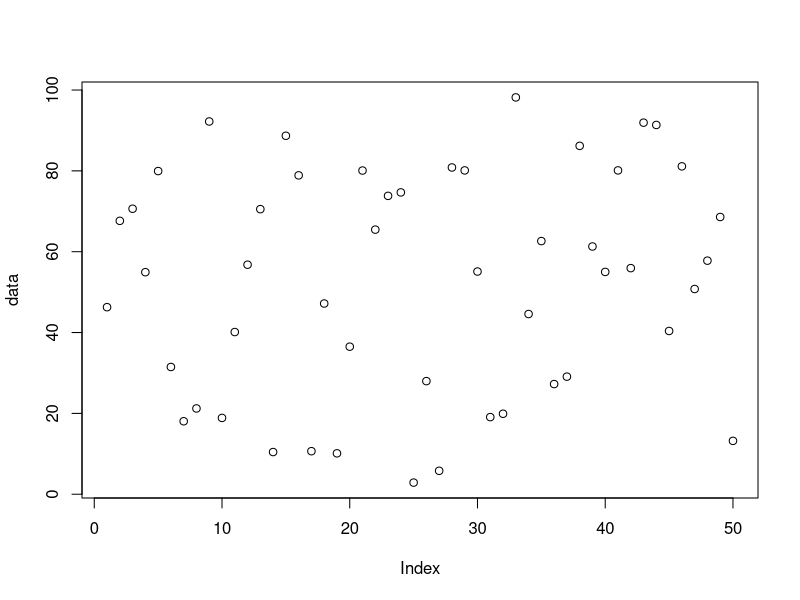
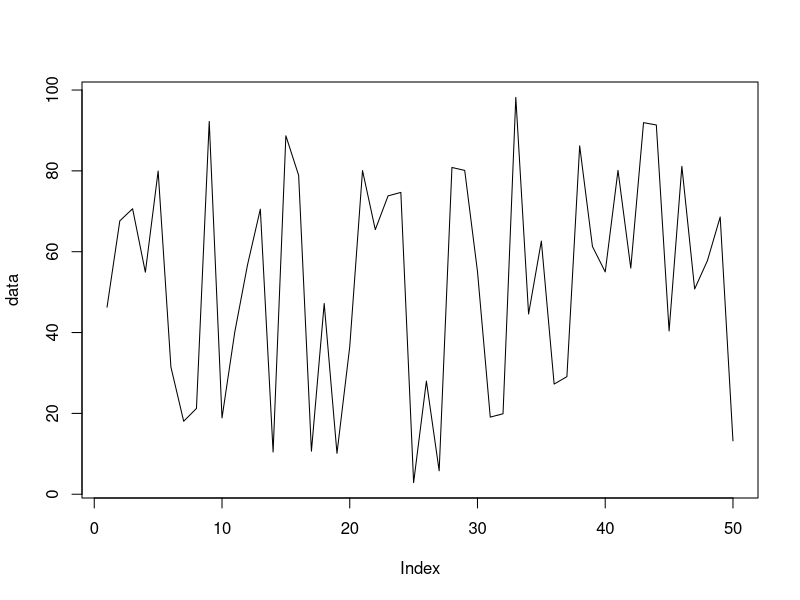
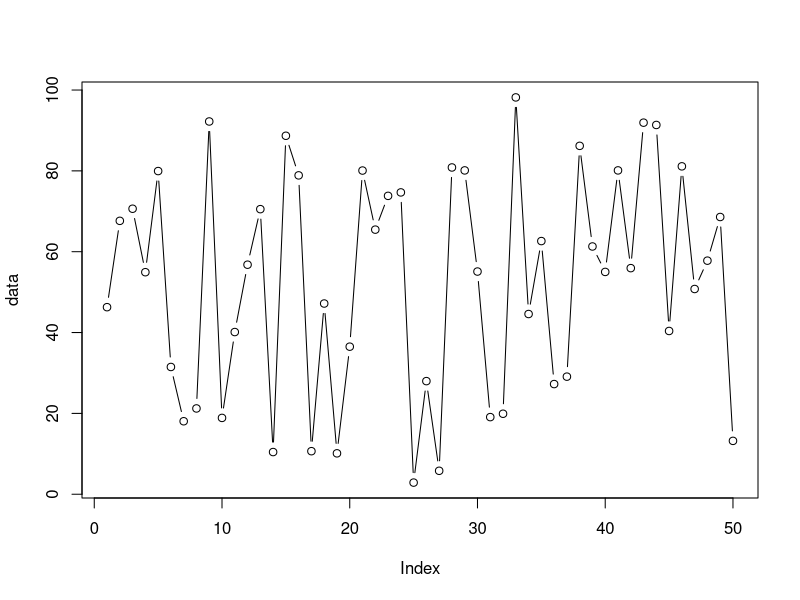
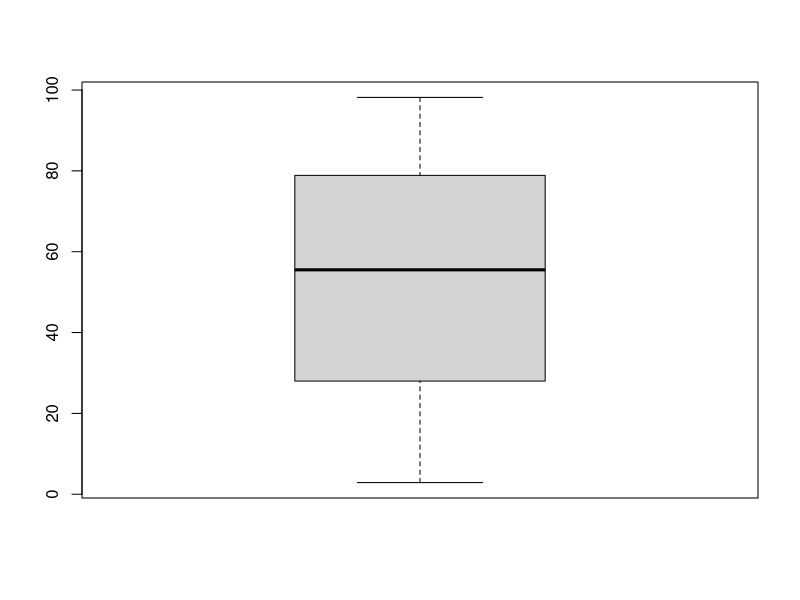
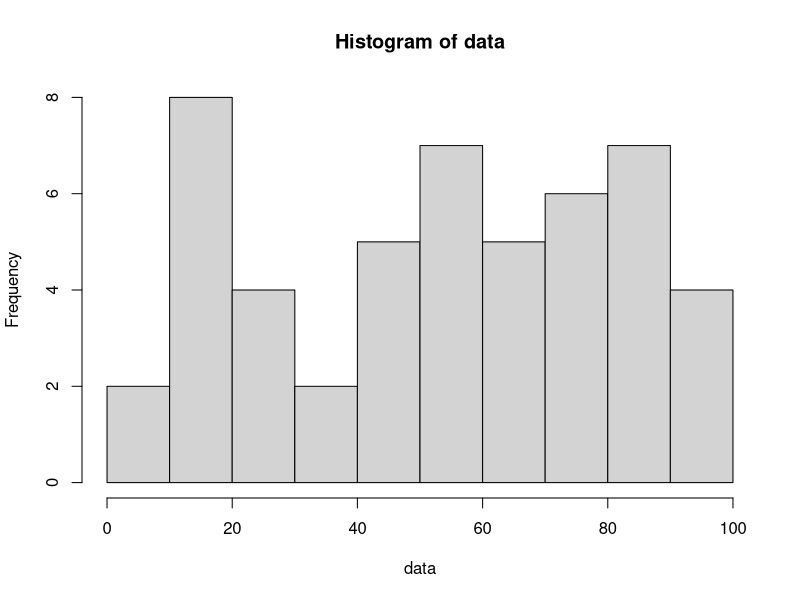
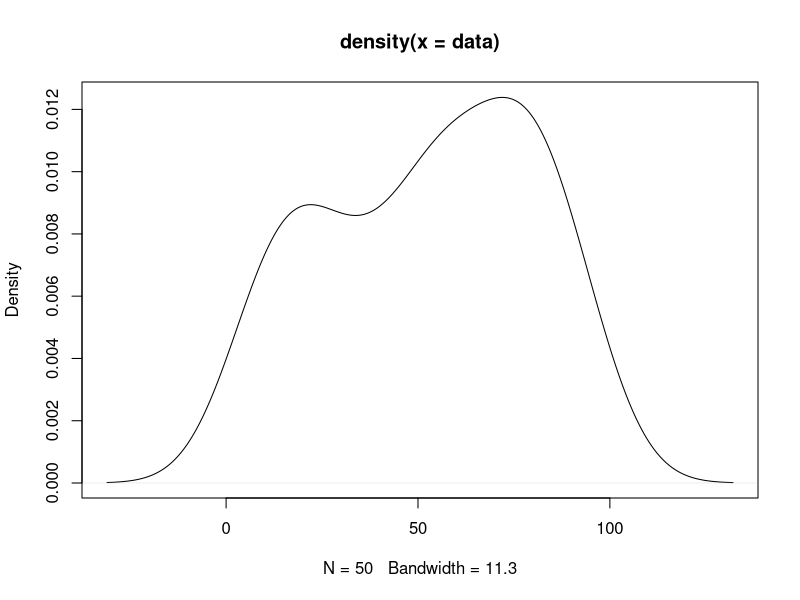
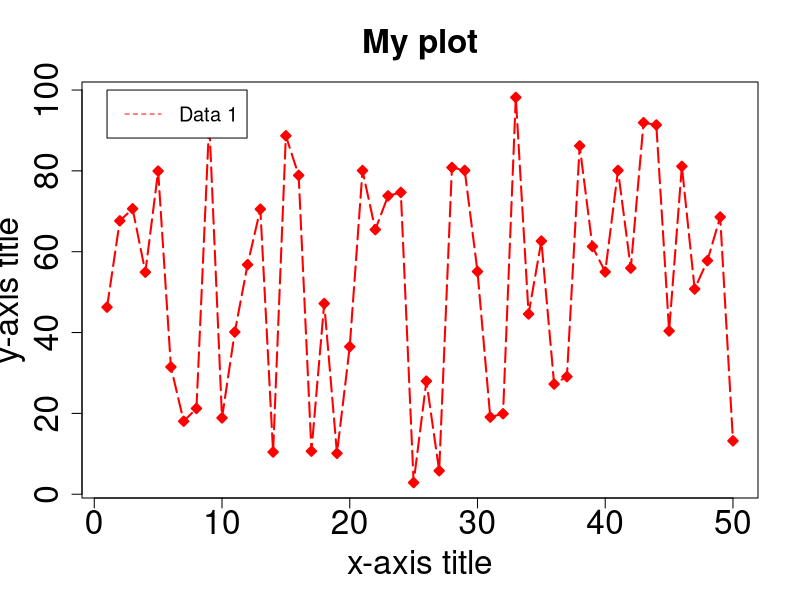
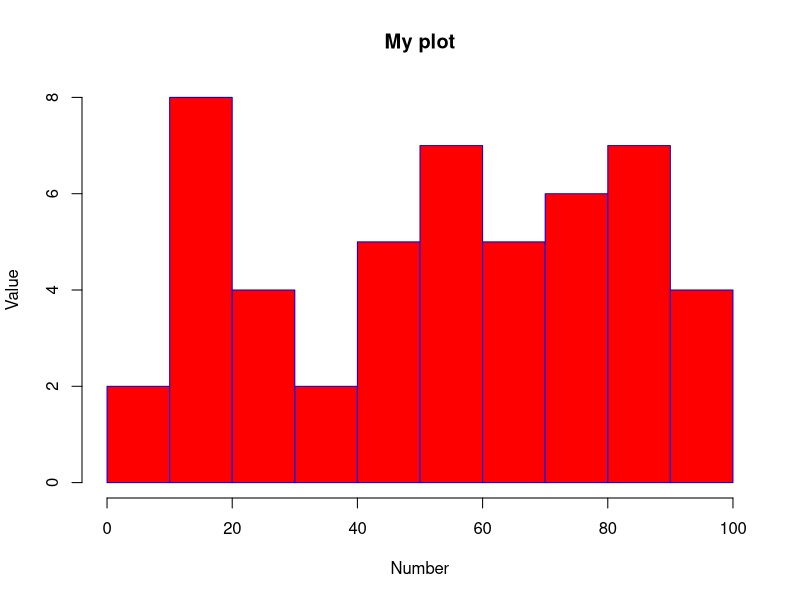

R code for these plots, in order:
## ---- chunk 1
# Create 50 random numbers between 0 and 100  
data=runif(50, 0, 100)   #runif stands for random numbers from a uniform distribution

# Let's plot the data
plot(data)            # The "plot" function initializes the plot.
plot(data, type="l")  # The "type" argument changes the plot type. "l" calls up a line plot
plot(data, type="b")  # Buffered points joined by lines

# Try options type = "o" and type = "c" as well.

# We can also quickly visualize boxplots, histograms, and density plots using the same procedure
boxplot(data)        # Box-and-whisker plot
hist(data)           # Histogram points
plot(density(data))  # Plot with density distribution 

## ---- chunk 2
# Line plots
plot(data,type="o", col="red",
     xlab="x-axis title",ylab ="y-axis title", 
     main="My plot", # Name of axis labels and title
     cex.axis=2, cex.main=2,cex.lab=2,            # Size of axes, title and label
     pch=23,       # Change marker style
     bg="red",     # Change color of markers
     lty=5,        # Change line style
     lwd=2         # Selecting line width
) 
# Adding legend
legend(1, 100, legend=c("Data 1"),
       col=c("red"), lty=2, cex=1.2)

# Histograms
hist(data,col="red",
     xlab="Number",ylab ="Value", main="My plot", # Name of axis labels and title
     border="blue"
) 

# Try adjusting the parameters:
# hist(data,col="red",
#      xlab="Number",ylab ="Value", main="My plot", # Name of axis labels and title
#      cex.axis=2, cex.main=2,cex.lab=2,            # Size of axes, title and label
#      border="blue", 
#      xlim=c(0,100), # Control the limits of the x-axis
#      las=0,      # Try different values of las: 0,1,2,3 to rotate labels
#      breaks=5    # Try using 5,20,50, 100
# ) # Using more options and controls

## ---- chunk 3

plot_data=data.frame(x=runif(50,0,10), 
                     y=runif(50,20,30), 
                     z=runif(50,30,40)) 

plot(plot_data$x, plot_data$y) # Scatter plot of x and y data

# Mandatory beautification
plot(plot_data$x,plot_data$y, xlab="Data X", ylab="Data Y", main="X vs Y plot",
     col="darkred",pch=20,cex=1.5) # Scatter plot of x and y data

# Multiple lines on one axis
matplot(plot_data, type = c("b"),pch=16,col = 1:4) 
matplot(plot_data, type = c("b","l","o"),pch=16,col = 1:4) # Try this now. Any difference? 
legend("topleft", legend = 1:4, col=1:4, pch=1)            # Add legend to a top left
legend("top", legend = 1:4, col=1:4, pch=1)                # Add legend to at top center
legend("bottomright", legend = 1:4, col=1:4, pch=1)        # Add legend at the bottom right

## ---- chunk 4


date=seq(as.Date('2011-01-01'),as.Date('2011-01-31'),by = 1) # Generate a sequence 31 days
data=runif(31,0,10)                 # Generate 31 random values between 0 and 10
df=data.frame(Date=date,Value=data) # Combine the data in a data frame
plot(df,type="o")

## ---- chunk 5

par(mfrow=c(2,2)) # Call a plot with 4 quadrants

# Plot 1
matplot(plot_data, type = c("b"),pch=16,col = 1:4) 

# Plot 2
plot(plot_data$x,plot_data$y) 

# Plot 3
hist(data,col="red",
     xlab="Number",ylab ="Value", main="My plot", 
     border="blue") 

# Plot4
plot(data,type="o", col="red",
     xlab="Number",ylab ="Value", main="My plot",
     cex.axis=2, cex.main=2,cex.lab=2, 
     pch=23,   
     bg="red", 
     lty=5, 
     lwd=2 
) 

# Alternatively, we can call up a plot using a matrix
matrix(c(1,1,2,3), 2, 2, byrow = TRUE) # Plot 1 is plotted for first two spots, followed by plot 2 and 3 

layout(matrix(c(1,1,2,3), 2, 2, byrow = TRUE)) # Fixes a layout of the plots we want to make

 # Plot 1
matplot(plot_data, type = c("b"),pch=16,col = 1:4)

# Plot2
plot(plot_data$x,plot_data$y) 

# Plot 3
hist(data,col="red",
     xlab="Number",ylab ="Value", main="My plot",
     border="blue"
)
## ---- chunk 6

png("awesome_plot.png", width=4, height=4, units="in", res=400) 
#Tells R we will plot image in png of given specification

matplot(plot_data, type = c("b","l","o"),pch=16,col = 1:4)  
legend("topleft", legend = 1:4, col=1:4, pch=1)

dev.off() # Very important: this sends the image to disc
# Keep pressing till you get the following: 
# Error in dev.off() : cannot shut down device 1 (the null device) 
# This ensures that we are no longer plotting.

# It looks like what everything we just plotted was squeezed together to tightly. Let's change the size.
png("awesome_plot.png", width=6, height=4, units="in", res=400)  #note change in dimension
#Tells R we will plot image in png of given specification

matplot(plot_data, type = c("b","l","o"),pch=16,col = 1:3)  
legend("topleft", legend = 1:3, col=1:3, pch=16)

dev.off() 

